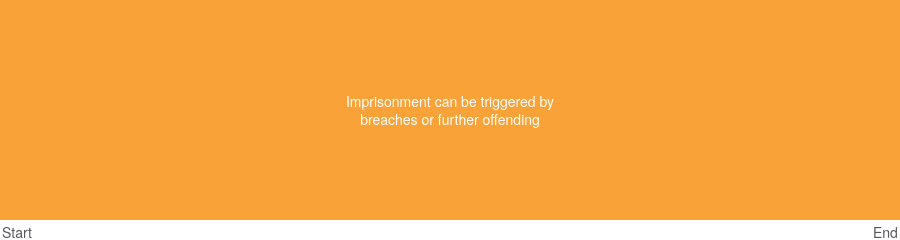

Here is the notebook cell this chart was saved with:
### Code cell
fig = suspended_sentence.prepare_chart()
fig

### Figure 1 — Plotly figure (JSON) as saved in the notebook; plotly's stock layout.template omitted (floating-point values rounded to 4 significant figures)
{"data": [{"hovertemplate": "Suspended sentence<extra></extra>", "insidetextanchor": "middle", "marker": {"color": "#F9A237"}, "orientation": "h", "text": "Imprisonment can be triggered by<br>breaches or further offending", "textfont": {"color": "white", "size": 14}, "textposition": "inside", "type": "bar", "width": 7, "x": [100], "y": [1]}], "layout": {"annotations": [{"align": "center", "font": {"size": 14}, "showarrow": false, "text": "Start", "x": 0, "xanchor": "left", "xref": "x", "y": 0, "yanchor": "top", "yref": "paper"}, {"align": "center", "font": {"size": 14}, "showarrow": false, "text": "End", "x": 100, "xanchor": "right", "xref": "x", "y": 0, "yanchor": "top", "yref": "paper"}], "barmode": "stack", "height": 100, "hoverlabel": {"font": {"color": "white"}}, "hovermode": false, "margin": {"autoexpand": false, "b": 20, "l": 0, "pad": 0, "r": 0, "t": 0}, "uniformtext": {"minsize": 12, "mode": "show"}, "xaxis": {"fixedrange": true, "range": [0, 100], "showticklabels": false, "ticks": "", "zeroline": false}, "yaxis": {"showticklabels": false}}}
